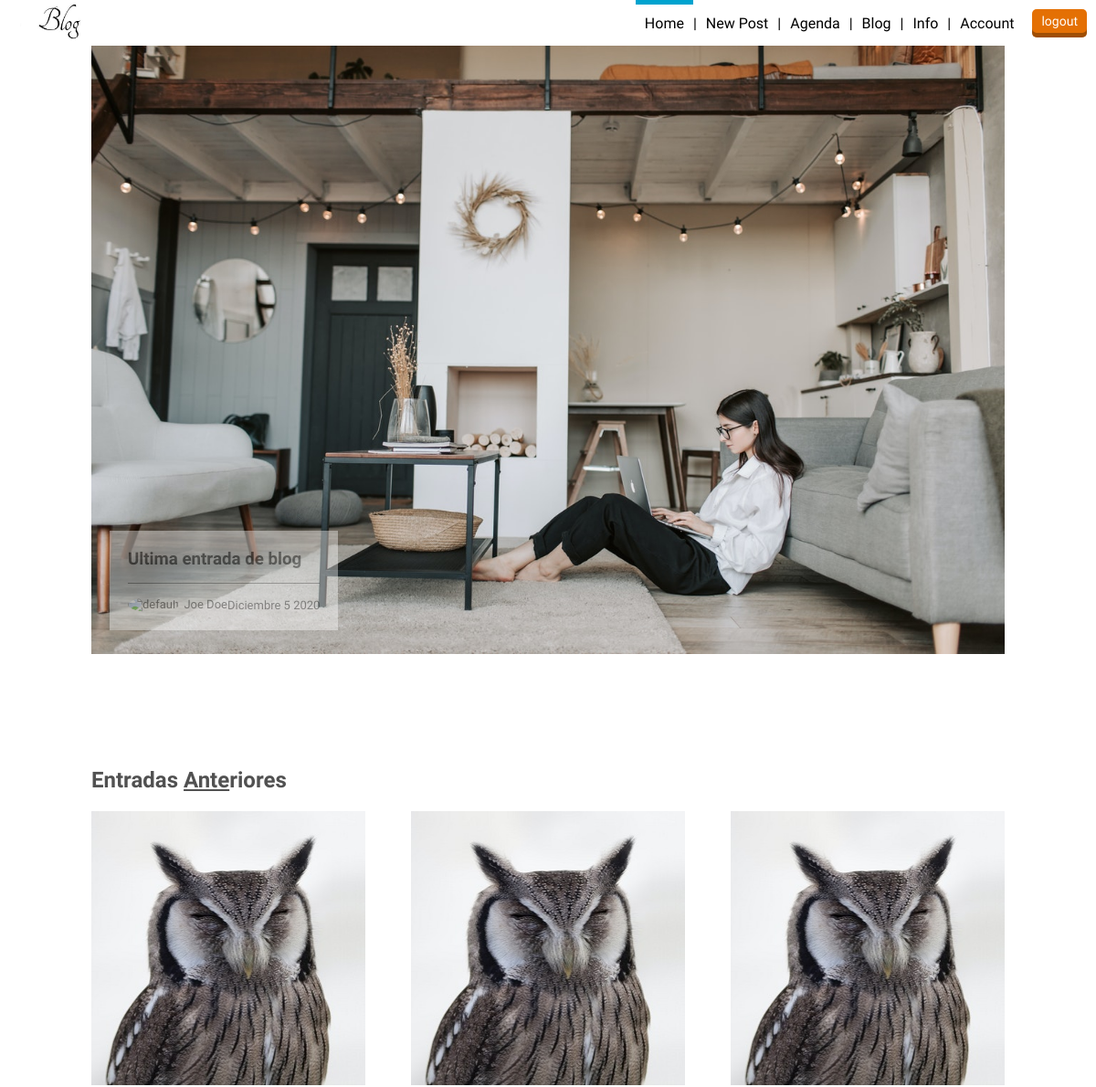
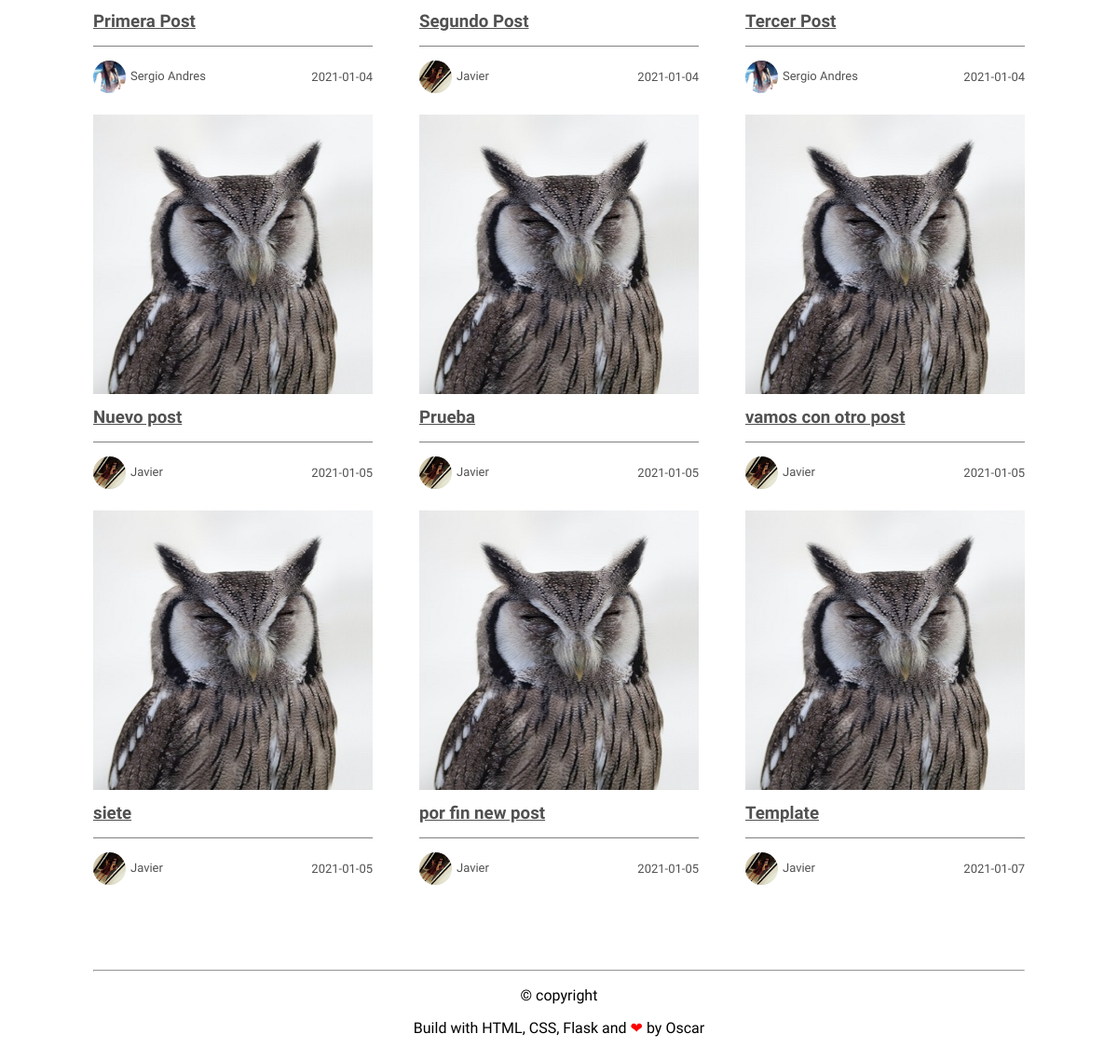
The app's page /home (signed in) with its own data (2 pictures, top to bottom).
### flaskblog/models.py (models this page shows, shortened)
class Post(db.Model):
    id = db.Column(db.Integer, primary_key=True)
    title = db.Column(db.String(100), nullable=False)
    date_posted = db.Column(db.DateTime, nullable=False, default=datetime.utcnow)
    content = db.Column(db.Text, nullable=False)
    user_id = db.Column(db.Integer, db.ForeignKey('user.id'), nullable=False)

class User(db.Model, UserMixin):
    id = db.Column(db.Integer, primary_key=True)
    username = db.Column(db.String(20), unique=True, nullable=False)
    email = db.Column(db.String(120), unique=True, nullable=False)
    image_file = db.Column(db.String(20), nullable=False, default='default.jpg')
    bio = db.Column(db.String(500), nullable=False, default='')
    facebook = db.Column(db.String(120), nullable=False, default='')
    twitter = db.Column(db.String(120), nullable=False, default='')
    password = db.Column(db.String(60), nullable=False)
    posts = db.relationship('Post', backref='author', lazy=True)

### flaskblog/routes.py (the view)
@app.route("/")
@app.route("/home")
def home():
    posts = Post.query.all()
    return render_template('home.html', posts=posts)

### flaskblog/models.py (called while the page is built)
@login_manager.user_loader
def load_user(user_id):
    return User.query.get(int(user_id))

### flaskblog/templates/home.html (shortened to what this page needs)
{% extends "layout.html" %}
{% block content %}
    <header>
        <a href="{{ url_for('home') }}">
            <img src="{{ url_for('static', filename='profile_pics/logo.jpg') }}" alt="logo" height="40">
        </a>
        <div class="header-right">
            {% if current_user.is_authenticated %}
            <nav>
                <ul>
                    <li><a href="{{ url_for('home') }}" class="is-active">Home</a></li>
                    <li><a class="nav-item nav-link" href="{{ url_for('new_post') }}">New Post</a></li>
                    <li><a href="#">Agenda</a></li>
                    <li><a href="#blog-items">Blog</a></li>
                    <li><a href="#">Info</a></li>
                    <li><a href="{{ url_for('account') }}">Account</a></li>
                </ul>
            </nav>
                <a href="{{ url_for('logout') }}" class="button red">logout</a>
            {% endif %}
        </div>
    </header>
    <section class="blog">
        <article class="portada">
            <img src="{{ url_for('static', filename='profile_pics/img1.jpg') }}" alt="img1" width="1000">
            <div class="description">
                <h1>Ultima entrada de blog</h1>
                <div class="autor">
                    <p>
                        <img src="{{ url_for('static', filename='profile_pics/default.png') }}" alt="default" width="35px" height="35px"><span>Joe Doe</span>
                    </p>
                    <span>Diciembre 5 2020</span>
                </div>
            </div>
        </article>
        <div class="contenedor">
            <h2 class="titulo"> Entradas <span>Ante</span>riores</h2>
        </div>
        <section id = "blog-items" class="blog-items">
            {% for post in posts %}
            <article class="item-blog">
                <a href="{{ url_for('post', post_id=post.id) }}">
                    <img src="{{ url_for('static', filename='profile_pics/img6.jpg') }}" alt="img2" width="300" height="300">
                </a>
                <div class="description">
                    <h3><a href="{{ url_for('post', post_id=post.id) }}">{{ post.title }}</a></h3>
                    <div class="autor">
                        <p>
                            <img src="{{ url_for('static', filename='profile_pics/' + post.author.image_file) }}"
                            alt="default" width="35px" height="35px"><span>{{ post.author.username }}</span>
                        </p>
                        <span>{{ post.date_posted.strftime('%Y-%m-%d') }}</span>
                    </div>
                </div>
            </article>
            {% endfor %}
        </section>
{% endblock content %}

### flaskblog/static/estilo.css (style rules this page uses)
body { font-family: 'allerta', sans-serif; margin: 0; color: #515151; }
a { color: #515151; }
header { background: white; height: 50px; padding: 0 10px; display: flex; justify-content: space-between; align-items: center; }
.header-right { height: inherit; display: flex; align-items: center; }
.header-right .button { margin-left: 10px; }
.button { background: gray; box-shadow: inset 0 -5px 0 rgba(0, 0, 0, .3); font-size: 14px; padding: 5px 10px 10px 10px; border-radius: 5px; text-decoration: none; color: white; transition: .2s; }
.button.red { background: #e47004; border-color: #e47004; }
nav { height: inherit; margin: 0; }
nav ul { margin: 0; height: inherit; }
nav ul { display: flex; }
nav li { list-style: none; color: black; height: inherit; display: flex; align-items: center; }
nav li:after { content: "|"; display: inline-block; }
nav li:last-child:after { display: none; }
nav a { color: black; text-decoration: none; height: inherit; display: flex; padding: 0 10px; align-items: center; }
nav a.is-active { box-shadow: inset 0 5px 0 #00a3cf; }
h1 { margin: 0; font-weight: 600; margin-bottom: 15px; }
.blog { width: 1000px; margin: 0 auto; }
.portada { position: relative; margin-bottom: 100px; }
.portada .description { background: rgba(255,255,255,0.8); opacity: .5; position: absolute; bottom: 30px; left: 20px; padding: 20px; }
.titulo span { text-decoration: underline; }
.blog-items { display: flex; flex-wrap: wrap; justify-content: space-between; }
.blog-items h3 { font-weight: 600; margin: 10px 0 15px; }
.item-blog { width: 300px; height: 375px; padding-bottom: 50px; }
.item-blog .description { margin-bottom: 15px; }
.autor { display: flex; justify-content: space-between; align-items: center; font-size: 13px; border-top: 1px solid gray; padding-top: 15px; }
.autor img { border-radius: 50%; vertical-align: middle; margin-right: 5px; }
.autor p { margin: 0; }
.contenedor { display: flex; justify-content: space-between; margin: auto; position: relative; }

### records on screen
Post: title "Primera Post", image_file (picture), author.username "Sergio Andres", date_posted "2021-01-04"
Post: title "Segundo Post", image_file (picture), author.username "Javier", date_posted "2021-01-04"
Post: title "Tercer Post", image_file (picture), author.username "Sergio Andres", date_posted "2021-01-04"
Post: title "Nuevo post", image_file (picture), author.username "Javier", date_posted "2021-01-05"
Post: title "Prueba", image_file (picture), author.username "Javier", date_posted "2021-01-05"
Post: title "vamos con otro post", image_file (picture), author.username "Javier", date_posted "2021-01-05"
Post: title "siete", image_file (picture), author.username "Javier", date_posted "2021-01-05"
Post: title "por fin new post", image_file (picture), author.username "Javier", date_posted "2021-01-05"
Post: title "Template", image_file (picture), author.username "Javier", date_posted "2021-01-07"
